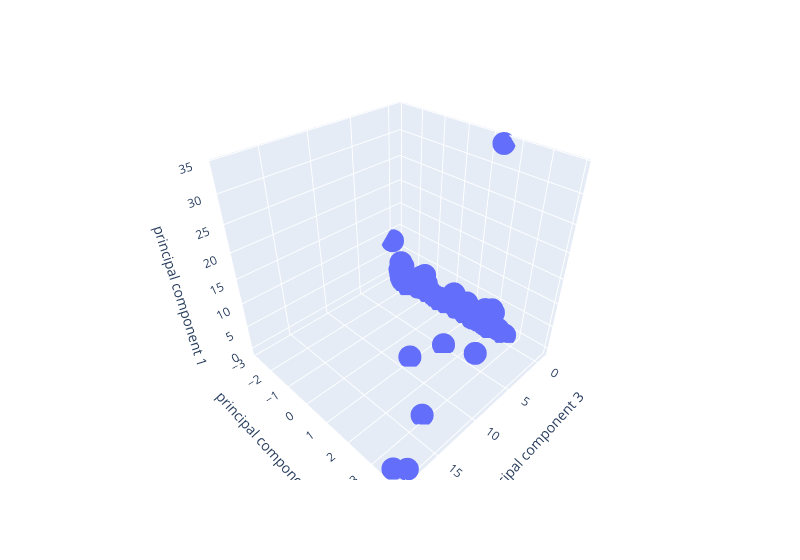

The code cell stored with this chart in its notebook:
### Markdown cell above
### Deliverable 4: Visualizing Cryptocurrencies Results

#### 3D-Scatter with Clusters

### Code cell
# Creating a 3D-Scatter with the PCA data and the clusters
fig = px.scatter_3d(
    clustered_df,
    x="principal component 3",
    y="principal component 2",
    z="principal component 1",
    hover_name="CoinName",
    hover_data=["Algorithm"],
    width=800,
)
fig.update_layout(legend=dict(x=0, y=1))
fig.show()

### Figure 1 — Plotly figure (JSON) as saved in the notebook; plotly's stock layout.template omitted (floating-point values rounded to 4 significant figures; data arrays with more than 128 entries replaced by an {"elided": "..."} marker saying what was removed)
{"data": [{"customdata": {"elided": "532x1 str values"}, "hovertemplate": "<b>%{hovertext}</b><br><br>principal component 3=%{x}<br>principal component 2=%{y}<br>principal component 1=%{z}<br>Algorithm=%{customdata[0]}<extra></extra>", "hovertext": {"elided": "532 str values"}, "legendgroup": "", "marker": {"color": "#636efa", "symbol": "circle"}, "mode": "markers", "name": "", "scene": "scene", "showlegend": false, "type": "scatter3d", "x": {"elided": "532 float values"}, "y": {"elided": "532 float values"}, "z": {"elided": "532 float values"}}], "layout": {"legend": {"tracegroupgap": 0, "x": 0, "y": 1}, "margin": {"t": 60}, "scene": {"domain": {"x": [0, 1], "y": [0, 1]}, "xaxis": {"title": {"text": "principal component 3"}}, "yaxis": {"title": {"text": "principal component 2"}}, "zaxis": {"title": {"text": "principal component 1"}}}, "width": 800}}
